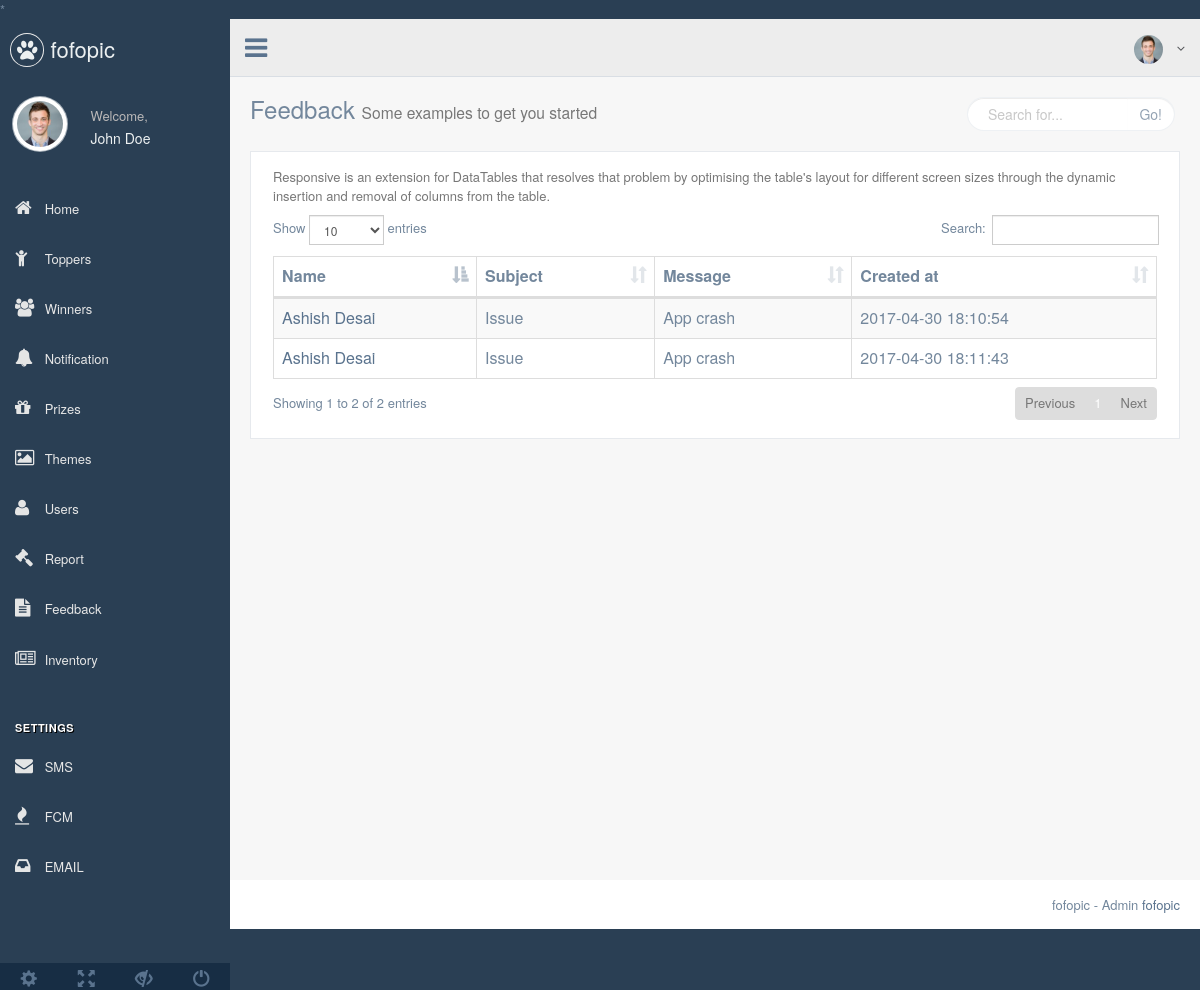
The page /index.php/dashboard/Feedback on the database its author committed.
### tables this page shows
CREATE TABLE IF NOT EXISTS `feedback` (
  `fid` int(11) NOT NULL AUTO_INCREMENT,
  `uid` text NOT NULL,
  `subject` text NOT NULL,
  `message` text NOT NULL,
  `created_at` timestamp NOT NULL DEFAULT CURRENT_TIMESTAMP,
  PRIMARY KEY (`fid`)
);

CREATE TABLE IF NOT EXISTS `users` (
  `uid` int(11) NOT NULL AUTO_INCREMENT,
  `name` text,
  `email` text,
  `mobile` text,
  `fb_id` text,
  `dob` date DEFAULT NULL,
  `login_type` varchar(10) NOT NULL,
  `created_at` timestamp NULL DEFAULT CURRENT_TIMESTAMP ON UPDATE CURRENT_TIMESTAMP,
  `updated_at` timestamp NULL DEFAULT CURRENT_TIMESTAMP ON UPDATE CURRENT_TIMESTAMP,
  PRIMARY KEY (`uid`)
);

### application/controllers/Dashboard.php (called while the page is built, shortened)
<?php
class Dashboard extends CI_Controller {
	public function Feedback(){
		$this->db->select('users.`name`,feedback.uid,feedback.`subject`,feedback.message,feedback.created_at');
		$this->db->from('feedback');
		$this->db->join('users', 'feedback.uid = users.uid');
		$result['feedback'] = $this->db->get()->result_array();
		$this->load->view('pages/feedback/feedbackview',$result);
	}
}

### index.php (called while the page is built, shortened)
<?php
require_once BASEPATH.'core/CodeIgniter.php';

### application/views/pages/feedback/Feedbackview.php (the view, shortened to what this page needs)
  <body class="nav-md">
    <div class="container body">
      <div class="main_container">
        <div class="right_col" role="main">
          <div class="">
            <div class="page-title">
              <div class="title_left">
                <h3>Feedback <small>Some examples to get you started</small></h3>
              </div>
              <div class="title_right">
                <div class="col-md-5 col-sm-5 col-xs-12 form-group pull-right top_search">
                  <div class="input-group">
                    <input type="text" class="form-control" placeholder="Search for...">
                    <span class="input-group-btn">
                      <button class="btn btn-default" type="button">Go!</button>
                    </span>
                  </div>
                </div>
              </div>
            </div>
            <div class="clearfix"></div>
            <div class="row">
              <div class="col-md-12 col-sm-12 col-xs-12">
                <div class="x_panel">
                  <div class="x_content">
                    <p class="text-muted font-13 m-b-30">
                      Responsive is an extension for DataTables that resolves that problem by optimising the table's layout for different screen sizes through the dynamic insertion and removal of columns from the table.
                    </p>
                    <table id="datatable-responsive" class="table table-striped table-bordered dt-responsive nowrap" cellspacing="0" width="100%">
                      <thead>
                        <tr>
                          <th>Name</th>
                          <th>Subject</th>
                          <th>Message</th>
                          <th>Created at</th>
                        </tr>
                      </thead>
                      <tbody>
                        <?php if(isset($feedback)){
                            foreach ($feedback as $value) {
                                ?>
                         <tr>
                          <td><a href="<?php echo base_url();?>index.php/Dashboard/viewProfile/<?php echo $value['uid'];?>"><?php echo $value['name'];?></a></td>
                          <td><?php echo $value['subject'];?></td>
                          <td><?php echo $value['message'];?></td>
                          <td><?php echo $value['created_at'];?></td>
                          </tr>
                        <?php }}?>
                      </tbody>
                    </table>
                  </div>
                </div>
              </div>
            </div>
          </div>
        </div>
      </div>
    </div>
  </body>
</html>

### rows shown on the page
feedback: uid.name "Ashish Desai", subject "Issue", message "App crash", created_at "2017-04-30 18:10:54"
feedback: uid.name "Ashish Desai", subject "Issue", message "App crash", created_at "2017-04-30 18:11:43"
